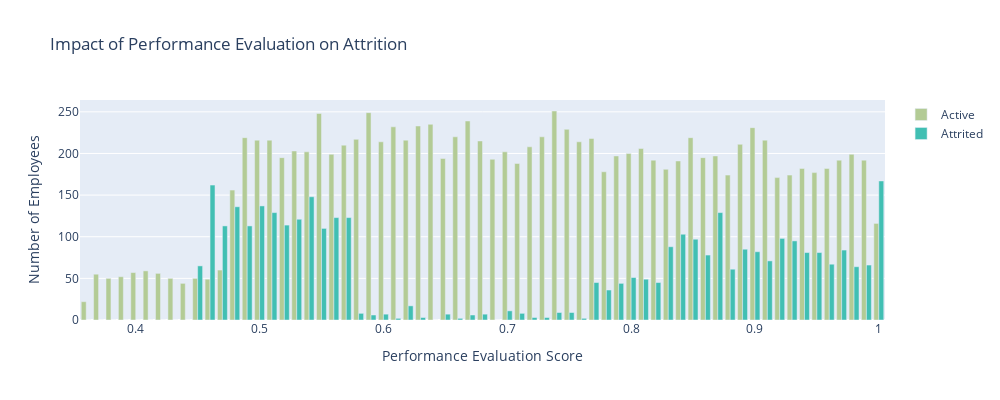

Notebook code for this chart:
### Code cell
data = []
for i in range(2):
    trace = Bar(
        x=eva_left_table.index,
        y=eva_left_table[i],
        name=("Active" if i == 0 else "Attrited"),
        marker=dict(color=colors[i+4])
    )
    data.append(trace)

layout = Layout(
    title="Impact of Performance Evaluation on Attrition",
    width=1000,
    height=400,
    xaxis=dict(
        title="Performance Evaluation Score"
    ),
    yaxis=dict(
        title="Number of Employees"
    )
)

iplot(Figure(data=data, layout=layout))

### Figure 1 — Plotly figure (JSON) as saved in the notebook; plotly's stock layout.template omitted (floating-point values rounded to 4 significant figures)
{"data": [{"marker": {"color": "#b3cb95"}, "name": "Active", "type": "bar", "x": [0.36, 0.37, 0.38, 0.39, 0.4, 0.41, 0.42, 0.43, 0.44, 0.45, 0.46, 0.47, 0.48, 0.49, 0.5, 0.51, 0.52, 0.53, 0.54, 0.55, 0.56, 0.57, 0.58, 0.59, 0.6, 0.61, 0.62, 0.63, 0.64, 0.65, 0.66, 0.67, 0.68, 0.69, 0.7, 0.71, 0.72, 0.73, 0.74, 0.75, 0.76, 0.77, 0.78, 0.79, 0.8, 0.81, 0.82, 0.83, 0.84, 0.85, 0.86, 0.87, 0.88, 0.89, 0.9, 0.91, 0.92, 0.93, 0.94, 0.95, 0.96, 0.97, 0.98, 0.99, 1], "y": [22, 55, 50, 52, 57, 59, 56, 50, 44, 50, 49, 60, 156, 219, 216, 216, 195, 203, 202, 248, 199, 210, 217, 249, 214, 232, 216, 233, 235, 194, 220, 239, 215, 193, 202, 188, 208, 220, 251, 229, 214, 218, 178, 197, 200, 206, 192, 181, 191, 219, 195, 197, 174, 211, 231, 216, 171, 174, 182, 177, 182, 192, 199, 192, 116]}, {"marker": {"color": "#41bfb3"}, "name": "Attrited", "type": "bar", "x": [0.36, 0.37, 0.38, 0.39, 0.4, 0.41, 0.42, 0.43, 0.44, 0.45, 0.46, 0.47, 0.48, 0.49, 0.5, 0.51, 0.52, 0.53, 0.54, 0.55, 0.56, 0.57, 0.58, 0.59, 0.6, 0.61, 0.62, 0.63, 0.64, 0.65, 0.66, 0.67, 0.68, 0.69, 0.7, 0.71, 0.72, 0.73, 0.74, 0.75, 0.76, 0.77, 0.78, 0.79, 0.8, 0.81, 0.82, 0.83, 0.84, 0.85, 0.86, 0.87, 0.88, 0.89, 0.9, 0.91, 0.92, 0.93, 0.94, 0.95, 0.96, 0.97, 0.98, 0.99, 1], "y": [0, 0, 0, 0, 0, 0, 0, 0, 0, 65, 162, 113, 136, 113, 137, 129, 114, 121, 148, 110, 123, 123, 8, 6, 7, 2, 17, 3, 0, 7, 2, 6, 7, 0, 11, 8, 3, 3, 9, 9, 2, 45, 36, 44, 51, 49, 45, 88, 103, 97, 78, 129, 61, 85, 82, 71, 98, 95, 81, 81, 67, 84, 64, 66, 167]}], "layout": {"height": 400, "title": {"text": "Impact of Performance Evaluation on Attrition"}, "width": 1000, "xaxis": {"title": {"text": "Performance Evaluation Score"}}, "yaxis": {"title": {"text": "Number of Employees"}}}}
